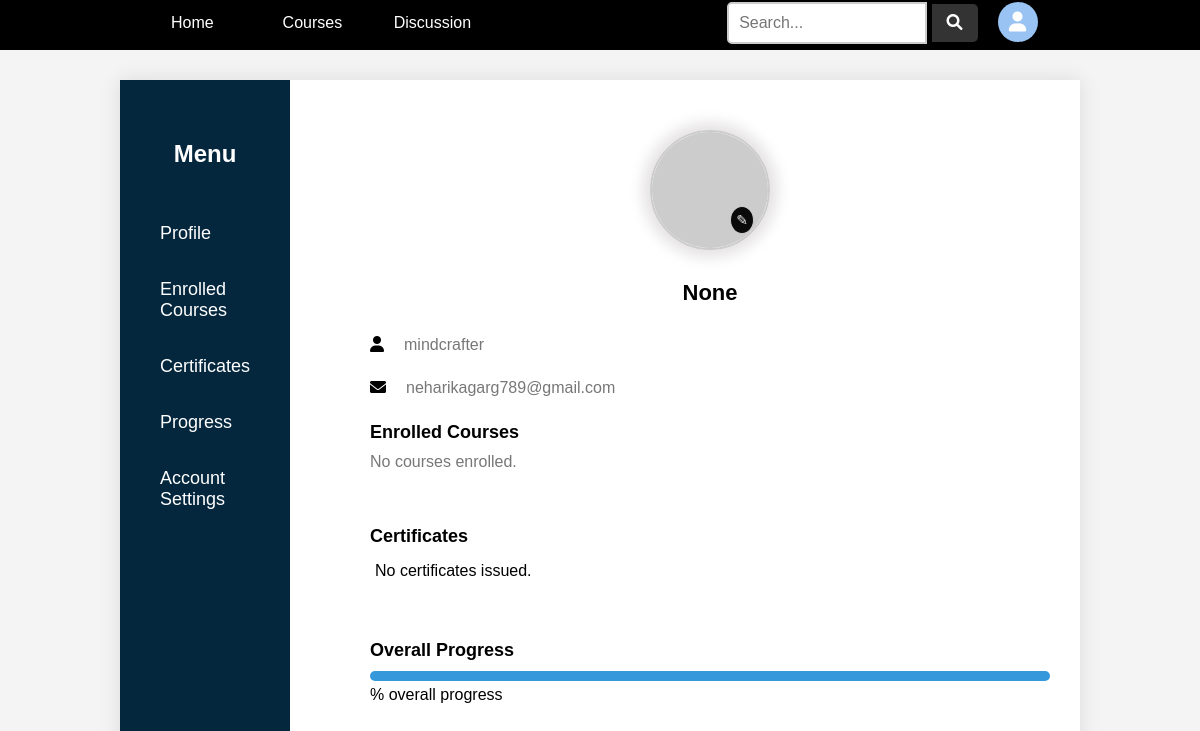
The app's page /profile/ (signed in) with its own data.
### lms/models.py (models this page shows, shortened)
class User(AbstractBaseUser, PermissionsMixin):  # Inherit from AbstractBaseUser and PermissionsMixin
    USER_TYPES = [('student', 'Student'), ('teacher', 'Teacher'), ('admin', 'Admin')]
    user_id = models.AutoField(primary_key=True)
    username = models.CharField(max_length=100, unique=True)
    email = models.EmailField(max_length=100, unique=True)
    phone_number = models.CharField(max_length=12, unique=True)
    password = models.CharField(max_length=255)
    first_name = models.CharField(max_length=100)
    last_name = models.CharField(max_length=100, null=True, blank=True)
    user_type = models.CharField(max_length=10, choices=USER_TYPES)
    date_joined = models.DateField(auto_now_add=True)
    last_login = models.DateTimeField(null=True, blank=True)
    is_active = models.BooleanField(default=True)  # Required by Django's authentication
    is_staff = models.BooleanField(default=False)  # Required for access to the admin panel
    is_superuser = models.BooleanField(default=False)  # Required to grant all permissions
    profile_picture = models.URLField(max_length=255, null=True, blank=True)
    objects = CustomUserManager()  # Use your custom user manager
    USERNAME_FIELD = 'username'  # Login will use the username
    REQUIRED_FIELDS = ['email']  # Other required fields for creating a user

### lms/views.py (the view)
# urls.py: path('profile/',views.profile,name='profile'),
@login_required
def profile(request):
     return render(request,'profile.html')

### lms/templates/profile.html (shortened to what this page needs)
{% load static %}
<!DOCTYPE html>
{% load static %}
<html lang="en">
<head>
    <link rel="stylesheet" href="{% static 'css/profile.css' %}">
    <link rel="stylesheet" href="https://cdnjs.cloudflare.com/ajax/libs/font-awesome/6.0.0-beta3/css/all.min.css">
</head>
<body>
    <nav class="navbar">
        <ul class="nav-left">
            <li>
                <div class="tag_name">
                    <a href="/">Home</a>
                </div>
            </li>
            <li class="dropdown tag_name">
                <a href="/courses" class="dropbtn">Courses</a>
            </li>
            <li>
                <div class="tag_name">
                    <a href="#">Discussion</a>
                </div>
            </li>
        </ul>
        <ul class="nav-right">
            <li>
                <form action="/search" method="GET">
                    <input type="text" placeholder="Search..." name="query" class="search-box">
                    <button type="submit" class="search-button">
                        <i class="fas fa-search"></i>
                    </button>
                </form>
            </li>
            <li class="profile-dropdown">
                <div class="profile-avatar">
                    <i class="fas fa-user"></i>
                </div>
            </li>
        </ul>
    </nav>
    <div class="body_parts">
        <div class="container">
            <div class="sidebar">
                <h2>Menu</h2>
                <ul>
                    <li><a href="#">Profile</a></li>
                    <li><a href="#">Enrolled Courses</a></li>
                    <li><a href="#">Certificates</a></li>
                    <li><a href="#">Progress</a></li>
                    <li><a href="#">Account Settings</a></li>
                </ul>
            </div>
            <div class="card">
                <div class="profile-photo">
                    <img src="https://via.placeholder.com/150" alt="Profile Picture">
                    <div class="edit-icon">&#9998;</div>
                </div>
                <div class="profile-info">
                    <h2>{{ user.first_name }} {{ user.last_name }}</h2>
                    <div class="mail">
                        <i class="fas fa-user"></i>
                        <p>{{ user.username }}</p>
                    </div>
                    <div class="mail">
                        <i class="fas fa-envelope"></i>
                        <p>{{ user.email }}</p>
                    </div>
                    <div class="section">
                        <h3>Enrolled Courses</h3>
                        {% if enrollments %}
                            <div class="course">
                                {% for enrollment in enrollments %}
                                    <p>
                                        <a href="{% url 'course_detail' enrollment.course.id %}">{{ enrollment.course.course_name }}</a>
                                        <div class="progress-bar">
                                            <div class="progress" style="width: {{ enrollment.progress }}%;"></div>
                                        </div>
                                        <span>{{ enrollment.progress }}% completed</span>
                                    </p>
                                {% endfor %}
                            </div>
                        {% else %}
                            <p>No courses enrolled.</p>
                        {% endif %}
                    </div>
                    <div class="section">
                        <h3>Certificates</h3>
                        <ul>
                            {% if certificates %}
                                {% for certificate in certificates %}
                                    <li>
                                        <a href="{{ certificate.certificate_url }}">Certificate for {{ certificate.course.course_name }}</a>
                                    </li>
                                {% endfor %}
                            {% else %}
                                <li>No certificates issued.</li>
                            {% endif %}
                        </ul>
                    </div>
                    <div class="section">
                        <h3>Overall Progress</h3>
                        <div class="progress-bar">
                            <div class="progress" style="width: {{ overall_progress }}%;"></div>
                        </div>
                        <span>{{ overall_progress }}% overall progress</span>
                    </div>
                </div>
            </div>
        </div>
    </div>
</body>
</html>

### static/css/profile.css (style rules this page uses)
* { margin: 0; padding: 0; box-sizing: border-box; font-family: Arial, sans-serif; }
body { margin: 0; font-family: Arial, sans-serif; background-color: #f4f4f4; }
.body_parts { display: flex; margin-top:80px; justify-content: center; align-items: center; height: 100vh; background-color: #f4f4f4; }
.container { display: flex; width: 80%; background-color: #fff; box-shadow: 0px 0px 20px rgba(0, 0, 0, 0.1); }
.sidebar { width: 20%; background-color: #05273d;; padding: 20px; color: #fff; z-index:10; position:relative; }
.sidebar h2 { margin-bottom: 20px; text-align: center; margin-top:40px; }
.sidebar ul { list-style: none; padding:10px; }
.sidebar ul li { margin: 15px 0; padding:10px; }
.sidebar ul li a { color: #fff; text-decoration: none; font-size: 18px; }
.profile-info { text-align: left; }
.profile-info h2 { margin-bottom: 10px; font-size: 24px; }
.profile-info p { margin-bottom: 5px; }
.section { margin-bottom: 30px; padding:10px; }
.section li { padding:5px; }
.section h3 { margin-bottom: 10px; font-size: 18px; }
.course, .progress-bar { margin-bottom: 10px; }
.progress-bar { background-color: #e0e0e0; border-radius: 10px; overflow: hidden; height: 10px; margin-bottom: 5px; }
.progress { background-color: #3498db; height: 100%; }
.nav-left { justify-content: space-evenly; }
.navbar { display: flex; justify-content: space-around; align-items: center; background-color: black; padding: 10px 30px; position: fixed; top: 0; height:50px; width: 100%; z-index: 1000; }
.navbar ul { list-style: none; margin: 0; padding: 0; display: flex; }
.navbar ul li { position: relative; margin-right: 20px; }
.navbar ul li a { color: white; text-decoration: none; padding: 14px 30px; width:100px; display: block; padding:10px; font-size:16px; }
.dropdown { display:flex; flex-direction: column; justify-content: center; z-index:1000; }
.nav-right { display: flex; margin-left: auto; }
.nav-left { display:flex; justify-content: space-evenly; }
.nav-right li { margin-right: 20px; }
.search-box { padding: 10px; font-size: 16px; border: 2px solid #ccc; border-radius: 5px 0 0 5px; outline: none; width: 200px; }
.search-button { padding: 10px 15px; font-size: 16px; border: none; background-color: #333; color: white; border-radius: 0 5px 5px 0; cursor: pointer; }
.tag_name { display:flex; justify-content:center; text-align:center; }
.search-button i { margin-right: 0; }
.profile-avatar { width: 40px; height: 40px; border-radius: 50%; background-color: #99c3f3; display: flex; justify-content: center; align-items: center; color: white; font-size: 20px; }
.card { margin-left:50px; width: 1000px; height:800px; background-color: white; border-radius: 15px; padding: 20px; text-align: center; transition: transform 0.3s; z-index: 200; }
.profile-photo { position: relative; width: 120px; height: 120px; margin: 0 auto 20px; border-radius: 50%; overflow: hidden; border: 2px solid #ccc; box-shadow: 0 0 15px 7px rgb(227, 224, 224); margin-top:30px; }
.profile-photo img { width: 100%; height: 100%; object-fit: cover; }
.edit-icon { position: absolute; bottom: 14px; right: 14px; background: rgb(10, 10, 10); border-radius: 50%; padding: 5px; cursor: pointer; font-size: 14px; color: #f6f3f3; border: 1px solid #ccc; transition: background 0.3s; }
.profile-info h2 { margin-bottom: 10px; font-size: 22px; padding:10px; text-align:center; }
.profile-info p { font-size: 16px; color: #777; }
.mail { display:flex; gap:20px; padding:10px; }
ul { list-style: none; padding-left: 0; }
ul li { font-size: 16px; margin-bottom: 5px; }
.dropdown, .profile-dropdown { position:relative; }

### records on screen
User: last_name "None", username "mindcrafter", email "neharikagarg789@gmail.com"
